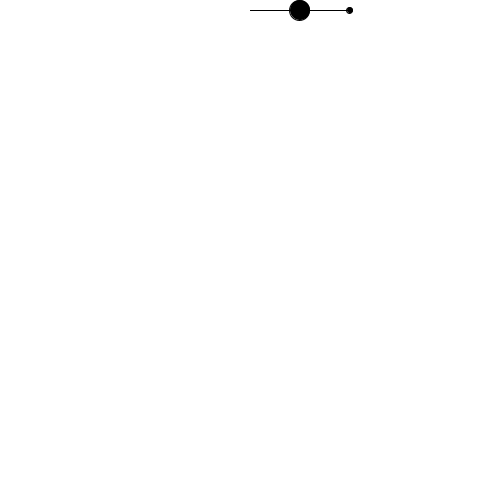
Frame 1 (no input)
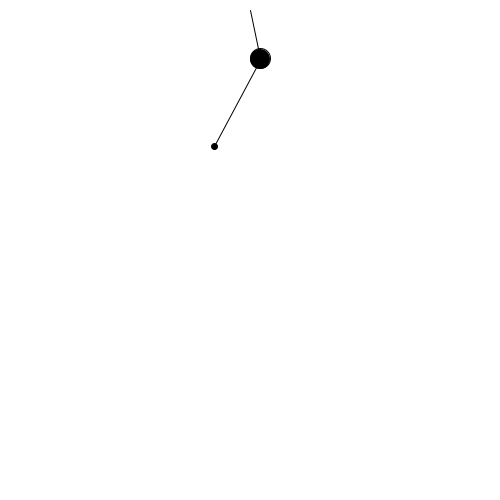
Frame 60 (the mouse pressed at the canvas centre just before this capture)
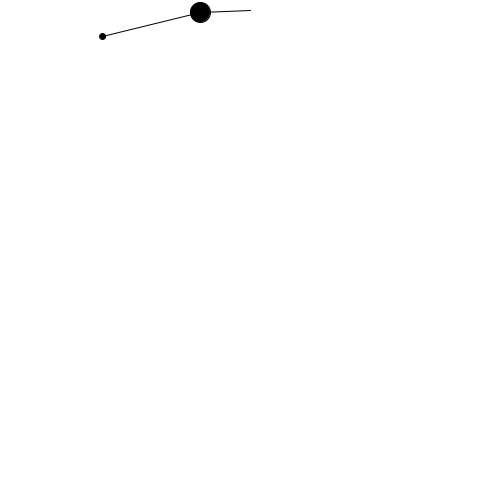
Frame 120 (the mouse held since frame 60 and released just before this capture)

The Processing sketch that drew these frames (run headless with seeded random() and noise(); from frame 60 on, the mouse is pressed at the canvas centre):

// Processing sketch: ch7_FakeDoublePendulum
// ── ch7_FakeDoublePendulum.pde
// https://scienceworld.wolfram.com/physics/DoublePendulum.html

Pendulum p, p1;

void setup() {

  size(500, 500);

  p = new Pendulum(width/2, 10, 50, 10);
  
  p1 = new Pendulum(width/2, 200, 100, 3);
}

void draw() {
  background(255);
  
  p.update();
  PVector pLoc = PVector.add(p.origin, p.loc);
  p1.setOrigin(pLoc.x, pLoc.y);
  p1.update();
  p.display();
  p1.display();
  
}

// ── Pendulum.pde
class Pendulum {

  float r;
  float angle;
  float aVel;
  float aAcc;
  PVector origin;
  PVector loc;
  float rad;
  float damping = 0.999999;
  float mass;


  Pendulum(float ox, float oy, float _r, float _m) {
    origin = new PVector(ox, oy);
    loc = new PVector(0, 0);
    angle = PI/2;
    r = _r;
    aVel = 0;
    aAcc = 0;
    mass = _m;
    rad = mass*2;
  }

  Pendulum(Pendulum p, float _r, float _m) {
    origin = new PVector(p.loc.x, p.loc.y);
    loc = new PVector(0, 0);
    angle = PI/4;
    r = _r;
    aVel = 0;
    aAcc = 0;
    mass = _m;
    rad = mass*2;
  }

  void setOrigin(float x, float y) {
    origin.set(x, y);
  }

  void update() {
    float gravity = 0.4;
    aAcc = (-1 * gravity * sin(angle)) / r / mass;
    aVel = aVel + aAcc;
    angle = angle + aVel;

    aVel *= damping;
  }


  void display() {

    loc.x = sin(angle) * r;
    loc.y = cos(angle) * r;

    pushMatrix();
    translate(origin.x, origin.y);
    fill(0);
    ellipse(loc.x, loc.y, rad, rad);
    stroke(0);
    line(0, 0, loc.x, loc.y);
    popMatrix();
  }
}
